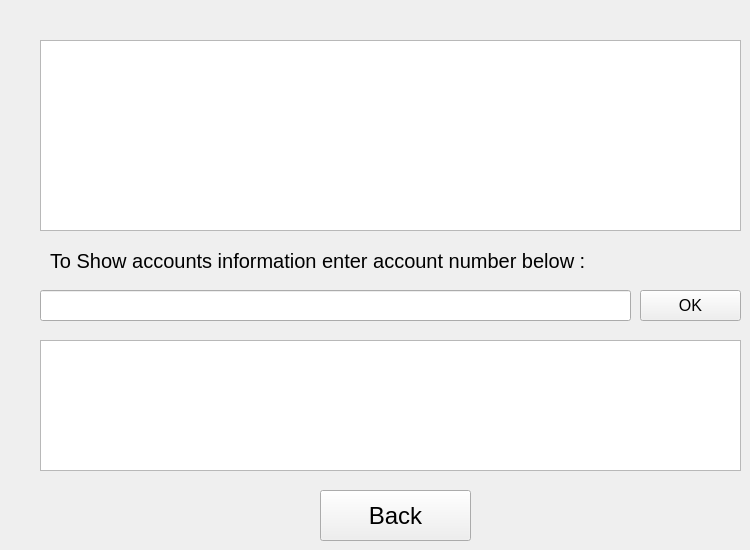
    <widget class="QWidget" name="page_6">
     <widget class="QTextBrowser" name="pg6_customer_info">
      <property name="geometry">
       <rect>
        <x>40</x>
        <y>40</y>
        <width>701</width>
        <height>191</height>
       </rect>
      </property>
      <property name="font">
       <font>
        <pointsize>10</pointsize>
       </font>
      </property>
      <property name="cursor" stdset="0">
       <cursorShape>ForbiddenCursor</cursorShape>
      </property>
      <property name="toolTip">
       <string>&lt;html&gt;&lt;head/&gt;&lt;body&gt;&lt;p align=&quot;center&quot;&gt;&lt;span style=&quot; font-size:12pt;&quot;&gt;your info&lt;/span&gt;&lt;/p&gt;&lt;/body&gt;&lt;/html&gt;</string>
      </property>
     </widget>
     <widget class="QLineEdit" name="pg6_lineedit">
      <property name="geometry">
       <rect>
        <x>40</x>
        <y>290</y>
        <width>591</width>
        <height>31</height>
       </rect>
      </property>
      <property name="font">
       <font>
        <pointsize>12</pointsize>
       </font>
      </property>
     </widget>
     <widget class="QLabel" name="label_5">
      <property name="geometry">
       <rect>
        <x>50</x>
        <y>250</y>
        <width>651</width>
        <height>21</height>
       </rect>
      </property>
      <property name="font">
       <font>
        <pointsize>15</pointsize>
       </font>
      </property>
      <property name="text">
       <string>To Show accounts information enter account number below :</string>
      </property>
     </widget>
     <widget class="QPushButton" name="pg6_pushButton_ok">
      <property name="geometry">
       <rect>
        <x>640</x>
        <y>290</y>
        <width>101</width>
        <height>31</height>
       </rect>
      </property>
      <property name="font">
       <font>
        <pointsize>12</pointsize>
       </font>
      </property>
      <property name="cursor">
       <cursorShape>PointingHandCursor</cursorShape>
      </property>
      <property name="text">
       <string>OK</string>
      </property>
     </widget>
     <widget class="QTextBrowser" name="pg6_accinfo">
      <property name="geometry">
       <rect>
        <x>40</x>
        <y>340</y>
        <width>701</width>
        <height>131</height>
       </rect>
      </property>
      <property name="font">
       <font>
        <pointsize>10</pointsize>
       </font>
      </property>
      <property name="cursor" stdset="0">
       <cursorShape>ForbiddenCursor</cursorShape>
      </property>
      <property name="toolTip">
       <string>&lt;html&gt;&lt;head/&gt;&lt;body&gt;&lt;p align=&quot;center&quot;&gt;&lt;span style=&quot; font-size:12pt;&quot;&gt;your account info&lt;/span&gt;&lt;/p&gt;&lt;/body&gt;&lt;/html&gt;</string>
      </property>
     </widget>
     <widget class="QPushButton" name="pg6_pushButton_back">
      <property name="geometry">
       <rect>
        <x>320</x>
        <y>490</y>
        <width>151</width>
        <height>51</height>
       </rect>
      </property>
      <property name="font">
       <font>
        <pointsize>18</pointsize>
       </font>
      </property>
      <property name="cursor">
       <cursorShape>PointingHandCursor</cursorShape>
      </property>
      <property name="text">
       <string>Back</string>
      </property>
     </widget>
    </widget>
